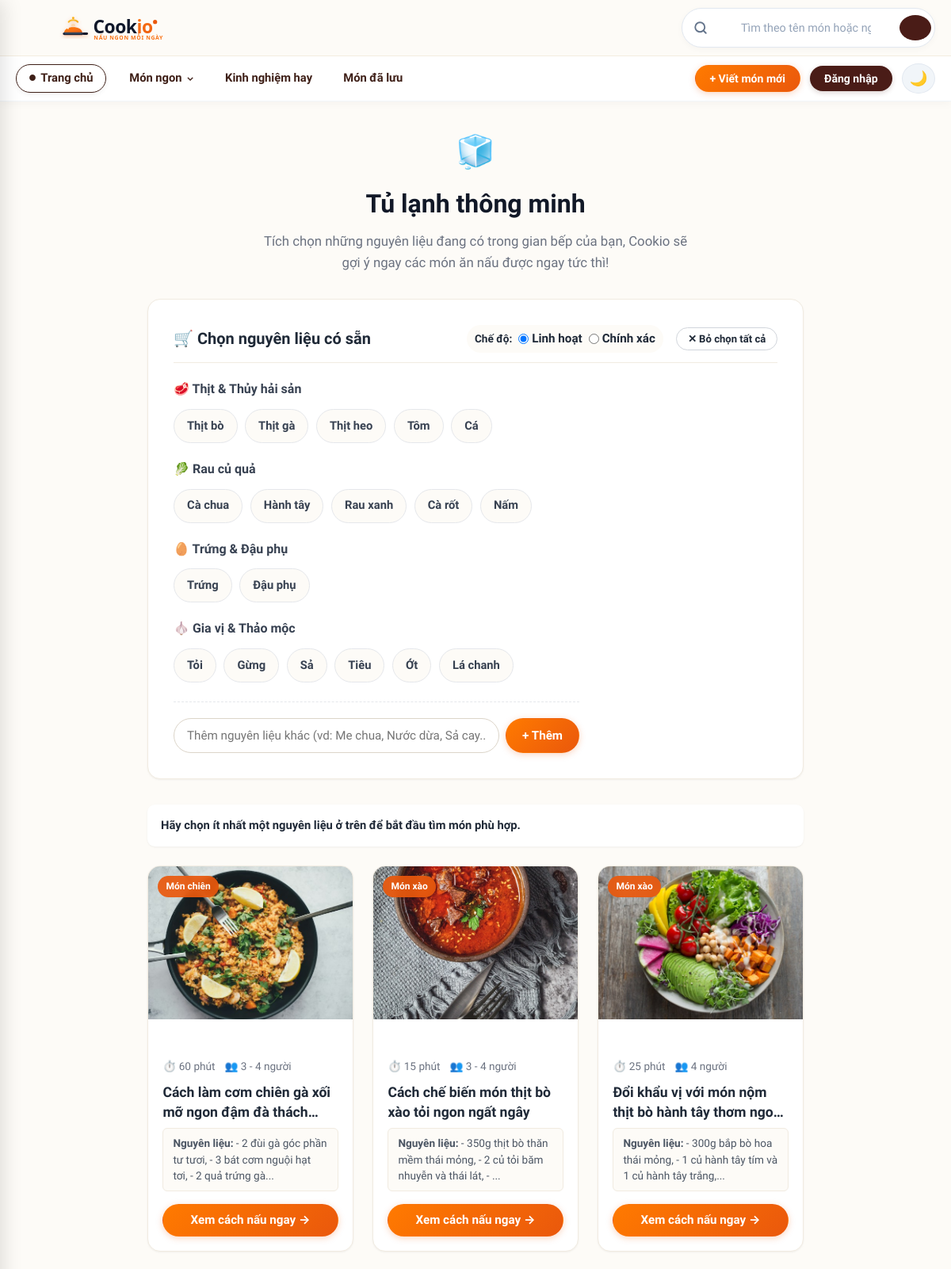
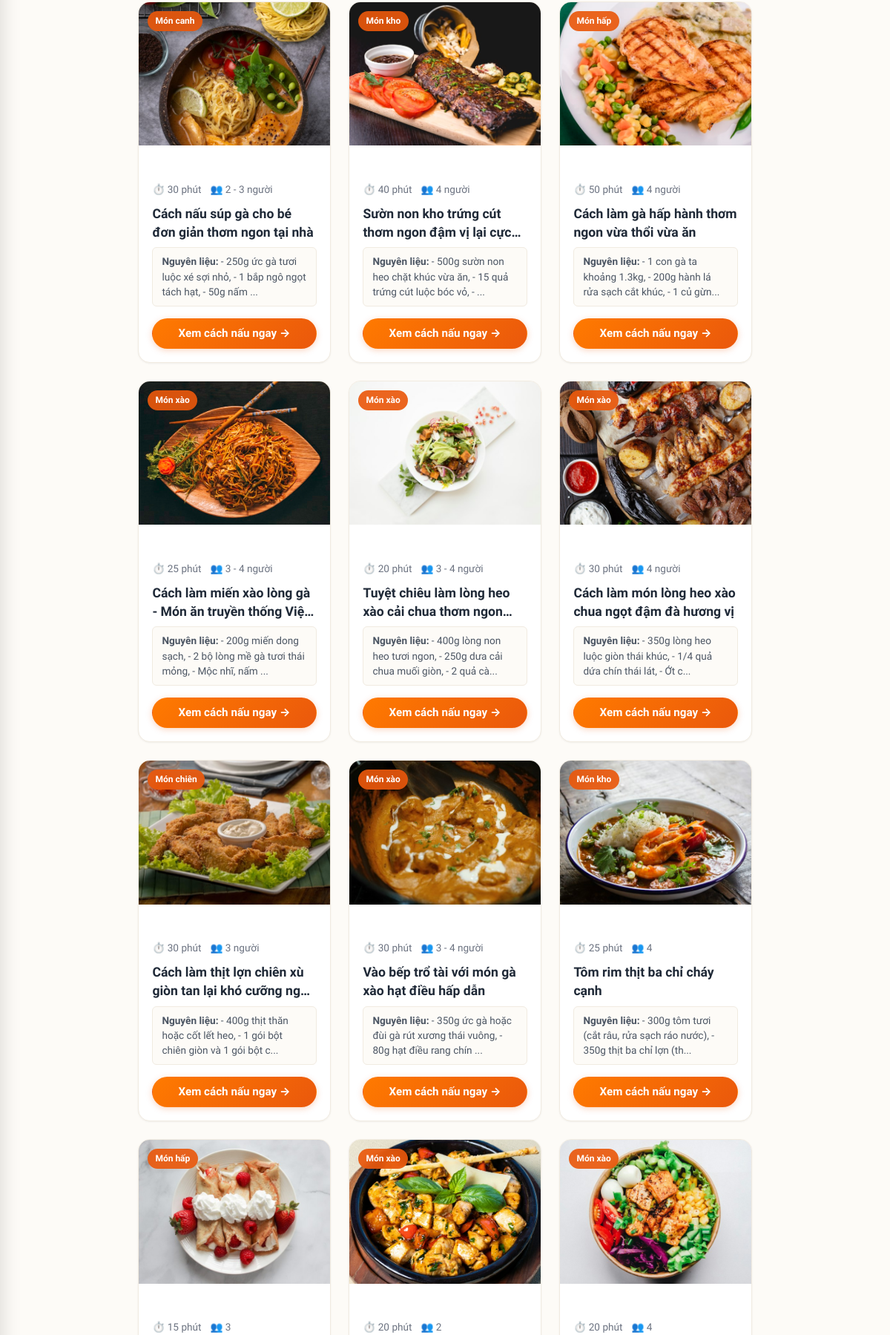
The app's page /views/smart-fridge.php (upper part) with its own data (2 pictures, top to bottom).
### tables this page shows
CREATE TABLE recipes (
    id INT UNSIGNED AUTO_INCREMENT PRIMARY KEY,
    title VARCHAR(200) NOT NULL,
    description TEXT NULL,
    category VARCHAR(50) NOT NULL DEFAULT 'Món chính',
    cooking_time VARCHAR(50) NOT NULL DEFAULT '30 phút',
    servings VARCHAR(50) NOT NULL DEFAULT '2 - 4 người',
    ingredients TEXT NOT NULL,
    instructions TEXT NOT NULL,
    tips TEXT NULL,
    calories INT UNSIGNED NULL DEFAULT NULL,
    protein INT UNSIGNED NULL DEFAULT NULL,
    carbs INT UNSIGNED NULL DEFAULT NULL,
    fat INT UNSIGNED NULL DEFAULT NULL,
    dietary_tags VARCHAR(255) NULL DEFAULT NULL,
    image_url VARCHAR(255) NULL,
    author_id INT UNSIGNED NOT NULL,
    status ENUM('pending', 'approved', 'rejected') NOT NULL DEFAULT 'pending',
    views_count INT UNSIGNED NOT NULL DEFAULT 0,
    likes_count INT UNSIGNED NOT NULL DEFAULT 0,
    created_at TIMESTAMP NOT NULL DEFAULT CURRENT_TIMESTAMP,
    updated_at TIMESTAMP NOT NULL DEFAULT CURRENT_TIMESTAMP ON UPDATE CURRENT_TIMESTAMP,
    CONSTRAINT fk_recipes_author FOREIGN KEY (author_id) REFERENCES users(id) ON DELETE CASCADE,
    INDEX idx_recipes_status (status),
    INDEX idx_recipes_author (author_id),
    INDEX idx_recipes_category (category)
);

### config/config.php (called while the page is built, shortened)
<?php
function e(?string $value): string
{
    return htmlspecialchars($value ?? '', ENT_QUOTES, 'UTF-8');
}

### includes/db.php (called while the page is built, shortened)
<?php
require_once __DIR__ . '/../config/config.php';
function db(): PDO
{
    static $connection;
    if (!$connection instanceof PDO) {
        $connection = new PDO(
            'mysql:host=' . DB_HOST . ';dbname=' . DB_NAME . ';charset=utf8mb4',
            DB_USER,
            DB_PASS,
            [
                PDO::ATTR_ERRMODE => PDO::ERRMODE_EXCEPTION,
                PDO::ATTR_DEFAULT_FETCH_MODE => PDO::FETCH_ASSOC,
                PDO::ATTR_EMULATE_PREPARES => false,
            ]
        );
    }
    return $connection;
}

### views/smart-fridge.php (the view, shortened to what this page needs)
<?php
require_once __DIR__ . '/../config/config.php';
require_once __DIR__ . '/../includes/db.php';
$recipes = db()->query(
    "SELECT id, title, description, category, cooking_time, servings, ingredients, image_url
     FROM recipes
     WHERE status = 'approved'
     ORDER BY created_at DESC"
)->fetchAll();
$ingredientGroups = [
    '🥩 Thịt & Thủy hải sản' => ['Thịt bò', 'Thịt gà', 'Thịt heo', 'Tôm', 'Cá'],
    '🥬 Rau củ quả' => ['Cà chua', 'Hành tây', 'Rau xanh', 'Cà rốt', 'Nấm'],
    '🥚 Trứng & Đậu phụ' => ['Trứng', 'Đậu phụ'],
    '🧄 Gia vị & Thảo mộc' => ['Tỏi', 'Gừng', 'Sả', 'Tiêu', 'Ớt', 'Lá chanh']
];
require __DIR__ . '/../includes/header.php';
?>
<section class="recipe-detail-container">
    <div style="text-align: center; margin-bottom: 2rem;">
        <span style="font-size: 2.5rem; display: block; margin-bottom: 0.5rem;">🧊</span>
        <h1 style="font-size: 2rem; font-weight: 800; color: #111827; margin-bottom: 0.5rem;">Tủ lạnh thông minh</h1>
        <p style="color: #6b7280; font-size: 1.05rem; max-width: 540px; margin: 0 auto;">
            Tích chọn những nguyên liệu đang có trong gian bếp của bạn, Cookio sẽ gợi ý ngay các món ăn nấu được ngay tức thì!
        </p>
    </div>
    <div class="fridge-container">
        <div style="display: flex; justify-content: space-between; align-items: center; border-bottom: 1px solid #f1ebe1; padding-bottom: 0.75rem; margin-bottom: 1.25rem; flex-wrap: wrap; gap: 0.75rem;">
            <h2 style="font-size: 1.25rem; font-weight: 800; margin: 0;">
                🛒 Chọn nguyên liệu có sẵn
            </h2>
            <div style="display: flex; align-items: center; gap: 1rem; flex-wrap: wrap;">
                <div style="display: flex; align-items: center; gap: 0.5rem; background: #fdfbf7; padding: 0.35rem 0.65rem; border-radius: 99px; border: 1px solid var(--border); font-size: 0.85rem; font-weight: 600;">
                    <span>Chế độ:</span>
                    <label style="display: flex; align-items: center; gap: 0.25rem; cursor: pointer; margin: 0; font-weight: 600;">
                        <input type="radio" name="match_mode" value="any" checked style="width: auto; margin: 0;"> Linh hoạt
                    </label>
                    <label style="display: flex; align-items: center; gap: 0.25rem; cursor: pointer; margin: 0; font-weight: 600;">
                        <input type="radio" name="match_mode" value="all" style="width: auto; margin: 0;"> Chính xác
                    </label>
                </div>
                <button type="button" id="btnClearAll" class="button button-outline" style="padding: 0.35rem 0.85rem; font-size: 0.82rem;">
                    ✕ Bỏ chọn tất cả
                </button>
            </div>
        </div>
        <div id="ingredientPicker">
            <?php foreach ($ingredientGroups as $groupTitle => $groupItems): ?>
                <div class="fridge-section-title"><?= e($groupTitle) ?></div>
                <div class="fridge-ingredients-group" style="margin-bottom: 1rem;">
                    <?php foreach ($groupItems as $item): ?>
                        <label class="fridge-chip">
                            <span><?= e($item) ?></span>
                        </label>
                    <?php endforeach; ?>
                </div>
            <?php endforeach; ?>
        </div>
        <div style="margin-top: 1.5rem; padding-top: 1.25rem; border-top: 1px dashed #e5e7eb; display: flex; gap: 8px; max-width: 32rem;">
            <input type="text" id="customIngredientInput" placeholder="Thêm nguyên liệu khác (vd: Me chua, Nước dừa, Sả cay...)" style="border-radius: 9999px;">
            <button type="button" id="btnAddIngredient" class="button button-create" style="white-space: nowrap; padding: 0.6rem 1.25rem;">
                + Thêm
            </button>
        </div>
    </div>
    <div id="fridgeMessage" class="notice" style="display: flex; align-items: center; gap: 0.5rem; font-weight: 600; margin-bottom: 1.5rem;">
        Hãy chọn ít nhất một nguyên liệu ở trên để bắt đầu tìm món phù hợp.
    </div>
    <div class="recipe-grid" id="fridgeResults">
        <?php foreach ($recipes as $recipe): ?>
            <?php
            $imgSrc = !empty($recipe['image_url']) ? BASE_URL . '/' . e($recipe['image_url']) : BASE_URL . '/assets/images/default-recipe.jpg';
            ?>
            <article class="recipe-card fridge-recipe" data-ingredients="<?= e($recipe['ingredients']) ?>">
                <div class="recipe-card-media">
                    <a href="<?= BASE_URL ?>/views/recipe-detail.php?id=<?= (int) $recipe['id'] ?>">
                        <img src="<?= $imgSrc ?>" alt="<?= e($recipe['title']) ?>" loading="lazy">
                    </a>
                    <span class="card-category-badge"><?= e($recipe['category'] ?? 'Món chính') ?></span>
                </div>
                <div class="recipe-card-body">
                    <div class="match-badge-container" style="margin-bottom: 0.5rem; min-height: 22px;"></div>
                    <div class="card-meta-row">
                        <span>⏱️ <?= e($recipe['cooking_time'] ?? '30 phút') ?></span>
                        <span>👥 <?= e($recipe['servings'] ?? '2 - 4 người') ?></span>
                    </div>
                    <h3>
                        <a href="<?= BASE_URL ?>/views/recipe-detail.php?id=<?= (int) $recipe['id'] ?>">
                            <?= e($recipe['title']) ?>
                        </a>
                    </h3>
                    <p style="font-size: 0.85rem; color: #4b5563; line-height: 1.5; margin-bottom: 1rem; background: #fdfbf7; padding: 0.5rem 0.75rem; border-radius: 6px; border: 1px solid #f1ebe1;">
                        <strong>Nguyên liệu:</strong> <?= e(mb_strimwidth((string) str_replace(["\r\n", "\n", "\r"], ', ', $recipe['ingredients']), 0, 75, '...')) ?>
                    </p>
                    <a class="button button-create full-width" style="text-align: center;" href="<?= BASE_URL ?>/views/recipe-detail.php?id=<?= (int) $recipe['id'] ?>">
                        Xem cách nấu ngay &rarr;
                    </a>
                </div>
            </article>
        <?php endforeach; ?>
    </div>
</section>
<?php
require __DIR__ . '/../includes/footer.php';

### assets/css/user.css (style rules this page uses)
.recipe-grid { display: grid; grid-template-columns: repeat(auto-fill, minmax(260px, 1fr)); gap: 1.5rem; }
.recipe-card { background: #ffffff; border: 1px solid #f1ebe1; border-radius: var(--radius-lg); overflow: hidden; box-shadow: var(--shadow-sm); transition: all 0.25s cubic-bezier(0.4, 0, 0.2, 1); display: flex; flex-direction: column; }
.recipe-card-media { position: relative; width: 100%; aspect-ratio: 4 / 3; overflow: hidden; background: #fdf5e6; }
.recipe-card-media img { width: 100%; height: 100%; object-fit: cover; transition: transform 0.4s ease; }
.card-category-badge { position: absolute; top: 12px; left: 12px; background: rgba(234, 88, 12, 0.92); color: #ffffff; font-size: 0.75rem; font-weight: 700; padding: 0.25rem 0.65rem; border-radius: var(--radius-full); backdrop-filter: blur(4px); }
.recipe-card-body { padding: 1.15rem; display: flex; flex-direction: column; flex: 1; }
.recipe-card-body h3 { font-size: 1.1rem; font-weight: 700; color: #1f2937; line-height: 1.4; margin-bottom: 0.5rem; display: -webkit-box; -webkit-line-clamp: 2; -webkit-box-orient: vertical; overflow: hidden; }
.card-meta-row { display: flex; align-items: center; gap: 0.75rem; font-size: 0.85rem; color: var(--text-muted); margin-bottom: 0.6rem; }
.recipe-detail-container { max-width: 860px; margin: 0 auto; }
.fridge-container { background: #ffffff; border-radius: var(--radius-lg); border: 1px solid var(--border-color); box-shadow: var(--shadow-sm); padding: 2rem; margin-bottom: 2rem; }
.fridge-section-title { font-size: 1rem; font-weight: 700; color: #374151; margin: 1.25rem 0 0.75rem; display: flex; align-items: center; gap: 0.4rem; }
.fridge-ingredients-group { display: flex; flex-wrap: wrap; gap: 0.6rem; }
.fridge-chip { display: inline-flex; align-items: center; cursor: pointer; user-select: none; }
.fridge-chip span { display: inline-flex; align-items: center; gap: 0.4rem; padding: 0.55rem 1rem; border-radius: var(--radius-full); border: 1.5px solid #e5e7eb; background: #fdfbf7; font-size: 0.92rem; font-weight: 600; color: #374151; transition: all 0.2s; }
.recipe-detail-container { max-width: 860px; margin: 0 auto; padding: 0 1rem; }
.notice { padding: 0.85rem 1rem; border-radius: 0.6rem; font-size: 0.92rem; font-weight: 500; border: 1px solid transparent; }

### records on screen
recipes: image_url (picture), category "Món chiên", cooking_time "60 phút", servings "3 - 4 người", title "Cách làm cơm chiên gà xối mỡ ngon đậm đà…", ingredients "- 2 đùi gà góc phần tư tươi, - 3 bát cơm nguội hạt tơi, - 2 quả trứng gà..."
recipes: image_url (picture), category "Món xào", cooking_time "15 phút", servings "3 - 4 người", title "Cách chế biến món thịt bò xào tỏi ngon ngất ngây", ingredients "- 350g thịt bò thăn mềm thái mỏng, - 2 củ tỏi băm nhuyễn và thái lát, - ..."
recipes: image_url (picture), category "Món xào", cooking_time "25 phút", servings "4 người", title "Đổi khẩu vị với món nộm thịt bò hành tây thơm…", ingredients "- 300g bắp bò hoa thái mỏng, - 1 củ hành tây tím và 1 củ hành tây trắng,..."
recipes: image_url (picture), category "Món canh", cooking_time "30 phút", servings "2 - 3 người", title "Cách nấu súp gà cho bé đơn giản thơm ngon tại nhà", ingredients "- 250g ức gà tươi luộc xé sợi nhỏ, - 1 bắp ngô ngọt tách hạt, - 50g nấm ..."
recipes: image_url (picture), category "Món kho", cooking_time "40 phút", servings "4 người", title "Sườn non kho trứng cút thơm ngon đậm vị lại…", ingredients "- 500g sườn non heo chặt khúc vừa ăn, - 15 quả trứng cút luộc bóc vỏ, - ..."
recipes: image_url (picture), category "Món hấp", cooking_time "50 phút", servings "4 người", title "Cách làm gà hấp hành thơm ngon vừa thổi vừa ăn", ingredients "- 1 con gà ta khoảng 1.3kg, - 200g hành lá rửa sạch cắt khúc, - 1 củ gừn..."
recipes: image_url (picture), category "Món xào", cooking_time "25 phút", servings "3 - 4 người", title "Cách làm miến xào lòng gà - Món ăn truyền thống…", ingredients "- 200g miến dong sạch, - 2 bộ lòng mề gà tươi thái mỏng, - Mộc nhĩ, nấm ..."
recipes: image_url (picture), category "Món xào", cooking_time "20 phút", servings "3 - 4 người", title "Tuyệt chiêu làm lòng heo xào cải chua thơm…", ingredients "- 400g lòng non heo tươi ngon, - 250g dưa cải chua muối giòn, - 2 quả cà..."
recipes: image_url (picture), category "Món xào", cooking_time "30 phút", servings "4 người", title "Cách làm món lòng heo xào chua ngọt đậm đà hương vị", ingredients "- 350g lòng heo luộc giòn thái khúc, - 1/4 quả dứa chín thái lát, - Ớt c..."
recipes: image_url (picture), category "Món chiên", cooking_time "30 phút", servings "3 người", title "Cách làm thịt lợn chiên xù giòn tan lại khó cưỡng…", ingredients "- 400g thịt thăn hoặc cốt lết heo, - 1 gói bột chiên giòn và 1 gói bột c..."
recipes: image_url (picture), category "Món xào", cooking_time "30 phút", servings "3 - 4 người", title "Vào bếp trổ tài với món gà xào hạt điều hấp dẫn", ingredients "- 350g ức gà hoặc đùi gà rút xương thái vuông, - 80g hạt điều rang chín ..."
recipes: image_url (picture), category "Món kho", cooking_time "25 phút", servings "4", title "Tôm rim thịt ba chỉ cháy cạnh", ingredients "- 300g tôm tươi (cắt râu, rửa sạch ráo nước), - 350g thịt ba chỉ lợn (th..."
recipes: image_url (picture), category "Món hấp", cooking_time "15 phút", servings "3"
recipes: image_url (picture), category "Món xào", cooking_time "20 phút", servings "2"
recipes: image_url (picture), category "Món xào", cooking_time "20 phút", servings "4"

### other values on screen
$groupTitle "🥩 Thịt & Thủy hải sản"
$item "Thịt bò"
$item "Thịt gà"
$item "Thịt heo"
$item "Tôm"
$item "Cá"
$groupTitle "🥬 Rau củ quả"
$item "Cà chua"
$item "Hành tây"
$item "Rau xanh"
$item "Cà rốt"
$item "Nấm"
$groupTitle "🥚 Trứng & Đậu phụ"
$item "Trứng"
$item "Đậu phụ"
